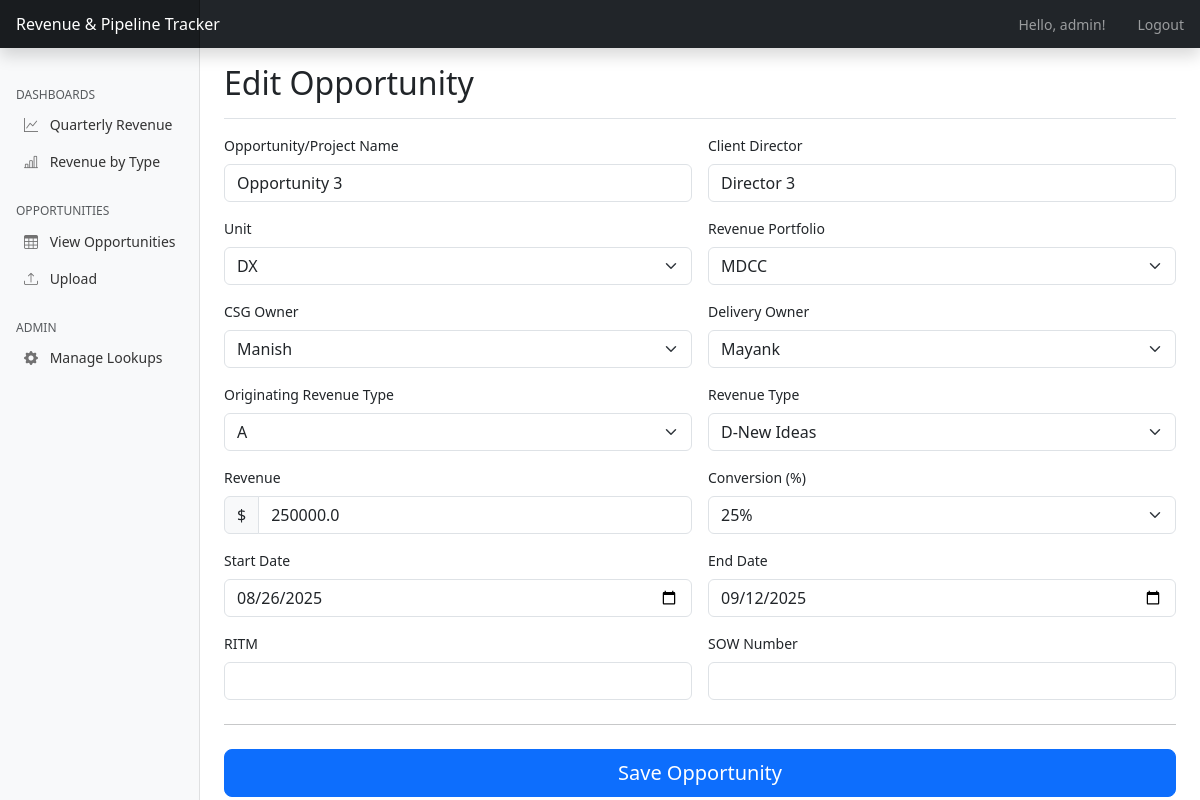
Screenshot of /edit/3 (signed in) with the database file from the repository.
### app.py (models this page shows, shortened)
class User(UserMixin, db.Model):
    id = db.Column(db.Integer, primary_key=True)
    username = db.Column(db.String(80), unique=True, nullable=False)
    password_hash = db.Column(db.String(120), nullable=False)
    can_upload = db.Column(db.Boolean, default=False) # New field for upload permission
    is_admin = db.Column(db.Boolean, default=False) # New field for admin permission

class Opportunity(db.Model):
    id = db.Column(db.Integer, primary_key=True)
    project_name = db.Column(db.String(200), nullable=False)
    revenue_portfolio_id = db.Column(db.Integer, db.ForeignKey('revenue_portfolio.id'), nullable=False)
    unit_id = db.Column(db.Integer, db.ForeignKey('unit.id'), nullable=False)
    csg_owner_id = db.Column(db.Integer, db.ForeignKey('csg_owner.id'), nullable=False)
    delivery_owner_id = db.Column(db.Integer, db.ForeignKey('delivery_owner.id'), nullable=False)
    originating_revenue_type_id = db.Column(db.Integer, db.ForeignKey('originating_revenue_type.id'), nullable=False)
    revenue_type_id = db.Column(db.Integer, db.ForeignKey('revenue_type.id'), nullable=False)
    conversion = db.Column(db.Integer, nullable=False) # Percentage
    ritm = db.Column(db.String(100))
    sow_number = db.Column(db.String(100))
    start_date = db.Column(db.Date)
    end_date = db.Column(db.Date)
    revenue = db.Column(db.Float, nullable=False)
    client_director = db.Column(db.String(100))
    revenue_portfolio = db.relationship('RevenuePortfolio', backref=db.backref('opportunities', lazy=True))
    unit = db.relationship('Unit', backref=db.backref('opportunities', lazy=True))
    csg_owner = db.relationship('CSGOwner', backref=db.backref('opportunities', lazy=True))
    delivery_owner = db.relationship('DeliveryOwner', backref=db.backref('opportunities', lazy=True))
    originating_revenue_type = db.relationship('OriginatingRevenueType', backref=db.backref('opportunities', lazy=True))
    revenue_type = db.relationship('RevenueType', backref=db.backref('opportunities', lazy=True))

class Unit(db.Model):
    id = db.Column(db.Integer, primary_key=True)
    name = db.Column(db.String(100), unique=True, nullable=False)

class RevenuePortfolio(db.Model):
    id = db.Column(db.Integer, primary_key=True)
    name = db.Column(db.String(100), unique=True, nullable=False)

class CSGOwner(db.Model):
    id = db.Column(db.Integer, primary_key=True)
    name = db.Column(db.String(100), unique=True, nullable=False)

class DeliveryOwner(db.Model):
    id = db.Column(db.Integer, primary_key=True)
    name = db.Column(db.String(100), unique=True, nullable=False)

class OriginatingRevenueType(db.Model):
    id = db.Column(db.Integer, primary_key=True)
    name = db.Column(db.String(100), unique=True, nullable=False)

class RevenueType(db.Model):
    id = db.Column(db.Integer, primary_key=True)
    name = db.Column(db.String(100), unique=True, nullable=False)

### app.py (the view)
@app.route('/edit/<int:id>', methods=['GET', 'POST'])
@login_required
def edit_opportunity(id):
    opp_to_edit = db.get_or_404(Opportunity, id)
    if request.method == 'POST':
        _populate_opportunity_from_form(opp_to_edit, request.form)
        db.session.commit()
        return redirect(url_for('opportunities'))
    return render_template('form.html', action="Edit", opportunity=opp_to_edit)

### app.py (called while the page is built)
@login_manager.user_loader
def load_user(user_id):
    return User.query.get(int(user_id))

@app.context_processor
def inject_lookup_data():
    return {
        'all_revenue_portfolios': RevenuePortfolio.query.order_by(RevenuePortfolio.name).all(),
        'all_units': Unit.query.order_by(Unit.name).all(),
        'all_csg_owners': CSGOwner.query.order_by(CSGOwner.name).all(),
        'all_delivery_owners': DeliveryOwner.query.order_by(DeliveryOwner.name).all(),
        'all_originating_revenue_types': OriginatingRevenueType.query.order_by(OriginatingRevenueType.name).all(),
        'all_revenue_types': RevenueType.query.order_by(RevenueType.name).all(),
        'current_user': current_user # Make current_user available in all templates
    }

### templates/form.html (shortened to what this page needs)
{% extends 'base.html' %}
{% block content %}
<div class="pt-3 pb-2 mb-3 border-bottom">
    <h1 class="h2">{{ action }} Opportunity</h1>
</div>
<form method="POST">
    <div class="row g-3">
        <div class="col-md-6">
            <label for="project_name" class="form-label">Opportunity/Project Name</label>
            <input type="text" class="form-control" id="project_name" name="project_name" value="{{ opportunity.project_name if opportunity else '' }}" required>
        </div>
        <div class="col-md-6">
            <label for="client_director" class="form-label">Client Director</label>
            <input type="text" class="form-control" id="client_director" name="client_director" value="{{ opportunity.client_director if opportunity else '' }}">
        </div>
        <div class="col-md-6">
            <label for="unit" class="form-label">Unit</label>
            <select class="form-select" id="unit" name="unit" required>
                {% for item in all_units %}
                <option value="{{ item.id }}" {% if opportunity and opportunity.unit_id == item.id %}selected{% endif %}>{{ item.name }}</option>
                {% endfor %}
            </select>
        </div>
        <div class="col-md-6">
            <label for="revenue_portfolio" class="form-label">Revenue Portfolio</label>
            <select class="form-select" id="revenue_portfolio" name="revenue_portfolio" required>
                {% for item in all_revenue_portfolios %}
                <option value="{{ item.id }}" {% if opportunity and opportunity.revenue_portfolio_id == item.id %}selected{% endif %}>{{ item.name }}</option>
                {% endfor %}
            </select>
        </div>
        <div class="col-md-6">
            <label for="csg_owner" class="form-label">CSG Owner</label>
            <select class="form-select" id="csg_owner" name="csg_owner" required>
                {% for item in all_csg_owners %}
                <option value="{{ item.id }}" {% if opportunity and opportunity.csg_owner_id == item.id %}selected{% endif %}>{{ item.name }}</option>
                {% endfor %}
            </select>
        </div>
        <div class="col-md-6">
            <label for="delivery_owner" class="form-label">Delivery Owner</label>
            <select class="form-select" id="delivery_owner" name="delivery_owner" required>
                {% for item in all_delivery_owners %}
                <option value="{{ item.id }}" {% if opportunity and opportunity.delivery_owner_id == item.id %}selected{% endif %}>{{ item.name }}</option>
                {% endfor %}
            </select>
        </div>
        <div class="col-md-6">
            <label for="originating_revenue_type" class="form-label">Originating Revenue Type</label>
            <select class="form-select" id="originating_revenue_type" name="originating_revenue_type" required>
                {% for item in all_originating_revenue_types %}
                <option value="{{ item.id }}" {% if opportunity and opportunity.originating_revenue_type_id == item.id %}selected{% endif %}>{{ item.name }}</option>
                {% endfor %}
            </select>
        </div>
        <div class="col-md-6">
            <label for="revenue_type" class="form-label">Revenue Type</label>
            <select class="form-select" id="revenue_type" name="revenue_type" required>
                {% for item in all_revenue_types %}
                <option value="{{ item.id }}" {% if opportunity and opportunity.revenue_type_id == item.id %}selected{% endif %}>{{ item.name }}</option>
                {% endfor %}
            </select>
        </div>
        <div class="col-md-6">
            <label for="revenue" class="form-label">Revenue</label>
            <div class="input-group">
                <span class="input-group-text">$</span>
                <input type="number" step="0.01" class="form-control" id="revenue" name="revenue" value="{{ opportunity.revenue if opportunity else '' }}" required>
            </div>
        </div>
        <div class="col-md-6">
            <label for="conversion" class="form-label">Conversion (%)</label>
            <select class="form-select" id="conversion" name="conversion" required>
                {% for val in [25, 50, 75, 90, 100] %}
                <option value="{{ val }}" {% if opportunity and opportunity.conversion == val %}selected{% endif %}>{{ val }}%</option>
                {% endfor %}
            </select>
        </div>
        <div class="col-md-6">
            <label for="start_date" class="form-label">Start Date</label>
            <input type="date" class="form-control" id="start_date" name="start_date" value="{{ opportunity.start_date.strftime('%Y-%m-%d') if opportunity and opportunity.start_date else '' }}">
        </div>
        <div class="col-md-6">
            <label for="end_date" class="form-label">End Date</label>
            <input type="date" class="form-control" id="end_date" name="end_date" value="{{ opportunity.end_date.strftime('%Y-%m-%d') if opportunity and opportunity.end_date else '' }}">
        </div>
        <div class="col-md-6">
            <label for="ritm" class="form-label">RITM</label>
            <input type="text" class="form-control" id="ritm" name="ritm" value="{{ opportunity.ritm if opportunity else '' }}">
        </div>
        <div class="col-md-6">
            <label for="sow_number" class="form-label">SOW Number</label>
            <input type="text" class="form-control" id="sow_number" name="sow_number" value="{{ opportunity.sow_number if opportunity else '' }}">
        </div>
    </div>
    <hr class="my-4">
    <button class="w-100 btn btn-primary btn-lg" type="submit">Save Opportunity</button>
</form>
{% endblock %}

### templates/base.html (shortened to what this page needs)
<!doctype html>
<html lang="en">
  <head>
    <link href="https://cdn.jsdelivr.net/npm/bootstrap@5.3.3/dist/css/bootstrap.min.css" rel="stylesheet">
    <link rel="stylesheet" href="https://cdn.jsdelivr.net/npm/bootstrap-icons@1.10.3/font/bootstrap-icons.css">
  </head>
  <body>
    <header class="navbar navbar-dark sticky-top bg-dark flex-md-nowrap p-0 shadow">
      <a class="navbar-brand col-md-3 col-lg-2 me-0 px-3 fs-6" href="{{ url_for('dashboard') }}">Revenue & Pipeline Tracker</a>
      <ul class="navbar-nav flex-row ms-auto">
        {% if current_user.is_authenticated %}
            <li class="nav-item text-nowrap">
                <span class="nav-link px-3">Hello, {{ current_user.username }}!</span>
            </li>
            <li class="nav-item text-nowrap">
                <a class="nav-link px-3" href="{{ url_for('logout') }}">Logout</a>
            </li>
        {% endif %}
      </ul>
    </header>
    <div class="container-fluid">
      <div class="row">
        {% if current_user.is_authenticated %}
        <nav id="sidebarMenu" class="col-md-3 col-lg-2 d-md-block bg-light sidebar collapse">
          <div class="position-sticky pt-3 sidebar-sticky">
            <h6 class="sidebar-heading d-flex justify-content-between align-items-center px-3 mt-4 mb-1 text-muted text-uppercase">
              <span>Dashboards</span>
            </h6>
            <ul class="nav flex-column ms-2">
                <li class="nav-item">
                    <a class="nav-link" href="{{ url_for('dashboard') }}#revenueByUnitChartCard">
                        <i class="bi bi-graph-up"></i>
                        Quarterly Revenue
                    </a>
                </li>
                <li class="nav-item">
                    <a class="nav-link" href="{{ url_for('dashboard') }}#revenueByOriginatingTypeChartCard">
                        <i class="bi bi-bar-chart-line"></i>
                        Revenue by Type
                    </a>
                </li>
            </ul>
            <h6 class="sidebar-heading d-flex justify-content-between align-items-center px-3 mt-4 mb-1 text-muted text-uppercase">
              <span>Opportunities</span>
            </h6>
            <ul class="nav flex-column ms-2">
                <li class="nav-item">
                    <a class="nav-link" href="{{ url_for('opportunities') }}">
                        <i class="bi bi-table"></i>
                        View Opportunities
                    </a>
                </li>
                <li class="nav-item">
                    <a class="nav-link" href="{{ url_for('upload_spreadsheet') }}">
                        <i class="bi bi-upload"></i>
                        Upload
                    </a>
                </li>
            </ul>
            {% if current_user.is_admin %}
            <h6 class="sidebar-heading d-flex justify-content-between align-items-center px-3 mt-4 mb-1 text-muted text-uppercase">
              <span>Admin</span>
            </h6>
            <ul class="nav flex-column ms-2">
                <li class="nav-item">
                    <a class="nav-link" href="{{ url_for('admin_index') }}">
                        <i class="bi bi-gear-fill"></i> Manage Lookups
                    </a>
                </li>
            </ul>
            {% endif %}
          </div>
        </nav>
        {% endif %}
        <main class="{% if current_user.is_authenticated %}col-md-9 ms-sm-auto col-lg-10 px-md-4{% else %}col-12{% endif %}">
            {% block content %}{% endblock %}
        </main>
      </div>
    </div>
  </body>
</html>

### templates/base.html (style rules this page uses)
body { font-size: .875rem; }
.sidebar { position: fixed; top: 0; bottom: 0; left: 0; z-index: 100; padding: 48px 0 0; box-shadow: inset -1px 0 0 rgba(0, 0, 0, .1); }
.sidebar-sticky { position: relative; top: 0; height: calc(100vh - 48px); padding-top: .5rem; overflow-x: hidden; overflow-y: auto; }
.sidebar .nav-link { font-weight: 500; color: #333; }
.sidebar .nav-link .bi { margin-right: 8px; color: #727272; }
.sidebar-heading { font-size: .75rem; }
.navbar-brand { padding-top: .75rem; padding-bottom: .75rem; background-color: rgba(0, 0, 0, .25); box-shadow: inset -1px 0 0 rgba(0, 0, 0, .25); }

### rows the page displays
User: username "admin"
Opportunity: project_name "Opportunity 3", client_director "Director 3", unit "DX", revenue_portfolio "MDCC", csg_owner "Manish", delivery_owner "Mayank", originating_revenue_type "A", revenue_type "D-New Ideas", revenue "250000.0", conversion "25%", start_date "08/26/2025", end_date "09/12/2025"

### other values shown
{{ action }} "Edit"
